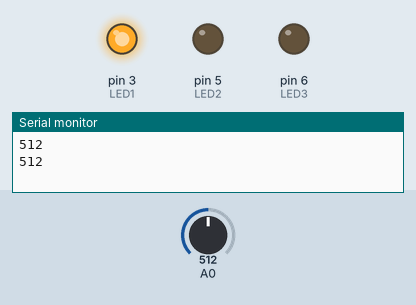
Recording of a sketch running on a simulated Arduino Uno, built with avr-gcc and run on an emulated ATmega328P. On the bench: output pins drawn as LEDs (lit = HIGH), the last lines printed to the serial monitor. The inputs (shaded band) are chosen by the test bench; at power-on: A0 = 512.

Above: at 2.8 s.
2.9 s: A0 set to 258
5.6 s: A0 set to 235
At 6.8 s:
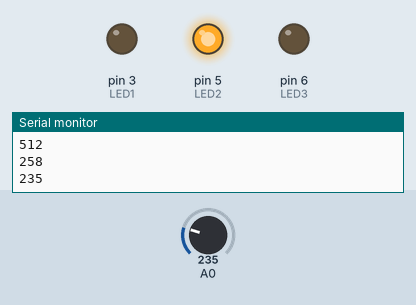
8.3 s: A0 set to 216
11.2 s: A0 set to 189
At 12.6 s:
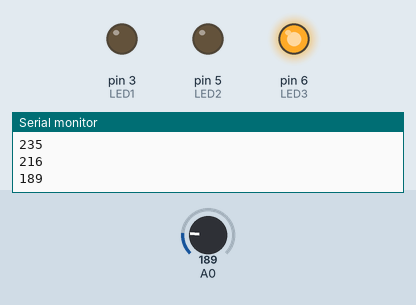
13.9 s: A0 set to 210
At 15.3 s:
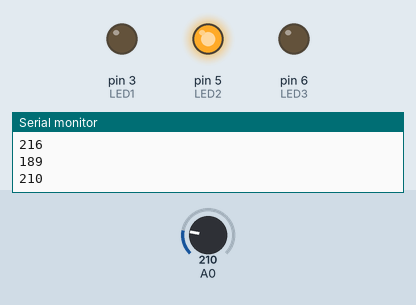
16.6 s: A0 set to 190
At 18.4 s:
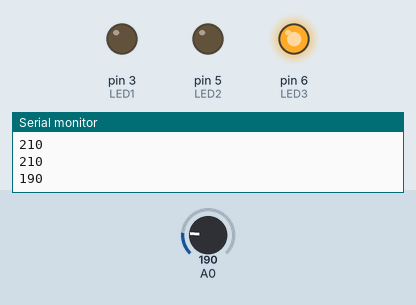
Timing chart, 0 to 19.9 s (numbered marks = the images above; inputs shaded):
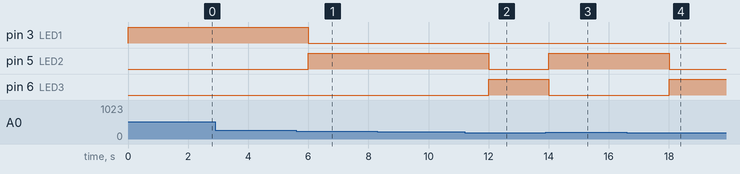

The sketch:

sketch_may28a_1.ino
```cpp
int LED1 =3;
int LED2 =5;
int LED3 =6;
void setup() {
Serial.begin(9600);
//declare pin 3, 5,6 to be out put:
pinMode(LED1, OUTPUT);
pinMode(LED2, OUTPUT);
pinMode(LED3, OUTPUT);
digitalWrite(LED1,1);
digitalWrite(LED2,2);
digitalWrite(LED3,3);
}
void loop() {
int sensorValue=analogRead(A0);
Serial.println(sensorValue);
if (sensorValue>=250){
digitalWrite(LED1, HIGH);
digitalWrite(LED2, LOW);
digitalWrite(LED3, LOW);
}
else if(sensorValue>=200 && sensorValue<250){
digitalWrite(LED2, HIGH);
digitalWrite(LED1, LOW);
digitalWrite(LED3, LOW);
}
else if(sensorValue>=0 && sensorValue <200){
digitalWrite(LED3, HIGH);
digitalWrite(LED1, LOW);
digitalWrite(LED2, LOW);
}
delay(2000);
}
```

Measured:
- the behaviour switches between 250 and 249 on A0 (found by bisection; images 0 and 1)
- the behaviour switches between 200 and 199 on A0 (found by bisection; images 1 and 2)
- after the input at 5.6 s, pin 3 (LED1): HIGH → LOW after 0.40 s; pin 5 (LED2): LOW → HIGH after 0.40 s
- after the input at 11.2 s, pin 5 (LED2): HIGH → LOW after 0.80 s; pin 6 (LED3): LOW → HIGH after 0.80 s
- after the input at 13.9 s, pin 5 (LED2): LOW → HIGH after 0.10 s; pin 6 (LED3): HIGH → LOW after 0.10 s
- after the input at 16.6 s, pin 5 (LED2): HIGH → LOW after 1.4 s; pin 6 (LED3): LOW → HIGH after 1.4 s
